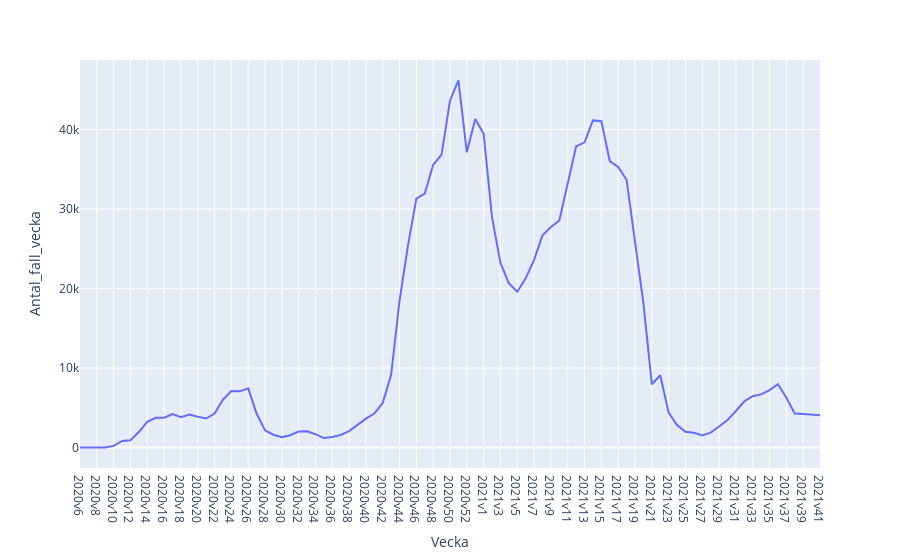

Notebook code for this chart:
### Code cell
px.line(df, x = "Vecka", y = "Antal_fall_vecka" )

### Figure 1 — Plotly figure (JSON) as saved in the notebook; plotly's stock layout.template omitted (floating-point values rounded to 4 significant figures)
{"data": [{"hovertemplate": "Vecka=%{x}<br>Antal_fall_vecka=%{y}<extra></extra>", "legendgroup": "", "line": {"color": "#636efa", "dash": "solid"}, "marker": {"symbol": "circle"}, "mode": "lines", "name": "", "orientation": "v", "showlegend": false, "type": "scatter", "x": ["2020v6", "2020v7", "2020v8", "2020v9", "2020v10", "2020v11", "2020v12", "2020v13", "2020v14", "2020v15", "2020v16", "2020v17", "2020v18", "2020v19", "2020v20", "2020v21", "2020v22", "2020v23", "2020v24", "2020v25", "2020v26", "2020v27", "2020v28", "2020v29", "2020v30", "2020v31", "2020v32", "2020v33", "2020v34", "2020v35", "2020v36", "2020v37", "2020v38", "2020v39", "2020v40", "2020v41", "2020v42", "2020v43", "2020v44", "2020v45", "2020v46", "2020v47", "2020v48", "2020v49", "2020v50", "2020v51", "2020v52", "2020v53", "2021v1", "2021v2", "2021v3", "2021v4", "2021v5", "2021v6", "2021v7", "2021v8", "2021v9", "2021v10", "2021v11", "2021v12", "2021v13", "2021v14", "2021v15", "2021v16", "2021v17", "2021v18", "2021v19", "2021v20", "2021v21", "2021v22", "2021v23", "2021v24", "2021v25", "2021v26", "2021v27", "2021v28", "2021v29", "2021v30", "2021v31", "2021v32", "2021v33", "2021v34", "2021v35", "2021v36", "2021v37", "2021v38", "2021v39", "2021v40", "2021v41"], "xaxis": "x", "y": [1, 0, 0, 13, 211, 838, 924, 1957, 3229, 3740, 3752, 4203, 3832, 4153, 3869, 3659, 4280, 6021, 7123, 7073, 7455, 4279, 2179, 1622, 1316, 1556, 2014, 2052, 1687, 1200, 1332, 1592, 2080, 2919, 3642, 4278, 5620, 9155, 18474, 25405, 31319, 31944, 35560, 36837, 43631, 46177, 37134, 41323, 39455, 28942, 23230, 20660, 19605, 21283, 23615, 26690, 27748, 28555, 33033, 37881, 38386, 41147, 41038, 36032, 35306, 33680, 25916, 18169, 7974, 9094, 4394, 2848, 1982, 1869, 1514, 1881, 2662, 3459, 4608, 5820, 6466, 6688, 7236, 7972, 6266, 4298, 4241, 4141, 4062], "yaxis": "y"}], "layout": {"legend": {"tracegroupgap": 0}, "margin": {"t": 60}, "xaxis": {"anchor": "y", "domain": [0, 1], "title": {"text": "Vecka"}}, "yaxis": {"anchor": "x", "domain": [0, 1], "title": {"text": "Antal_fall_vecka"}}}}
